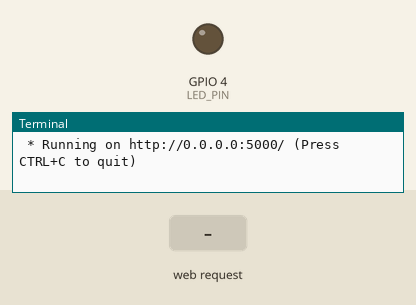
This program was run on a simulated Raspberry Pi (BCM pin numbers). Shown: output pins drawn as LEDs (lit = HIGH), the last lines printed to the terminal. The test bench sets the inputs (shaded band). The clock reads 2024-03-15 10:24:30 at power-on unless the program sets it.

Above: at 1.2 s.
1.3 s: HTTP request for /led/on received
At 2.0 s:
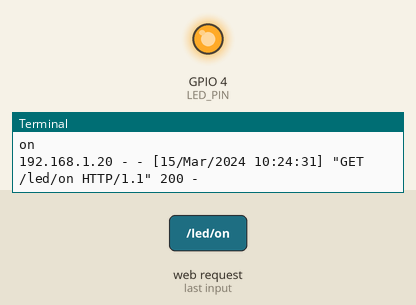
4.3 s: HTTP request for /led/off received
At 5.5 s:
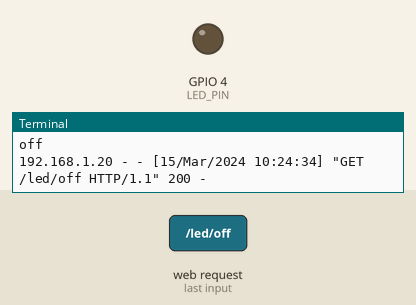
Timing chart, 0 to 7.3 s (numbered marks = the images above; inputs shaded):
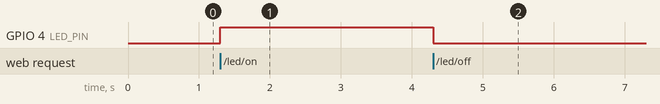

Measured:
- after the input at 1.3 s, GPIO 4 (LED_PIN): LOW → HIGH at once
- after the input at 4.3 s, GPIO 4 (LED_PIN): HIGH → LOW at once

The program:

flask_led.py
```python
from flask import Flask
import RPi.GPIO as GPIO

LED_PIN = 4

GPIO.setmode(GPIO.BCM)
GPIO.setup(LED_PIN,GPIO.OUT)


app = Flask(__name__)

@app.route("/")
def hello_woeld():
    return'''
    <p>Hello, Flask!</p>
    <a href="/led/on">LED ON</a>
    <a href="led/off">LED OFF<a>
    '''

@app.route("/led/<cmd>")
def led_op(cmd):
    print(cmd)
    if cmd == "on":
        GPIO.output(LED_PIN,GPIO.HIGH)
        return'''
        <p>LED ON</p>
        <p></p>
        <a href="/">Go Home</a>
        '''
    elif cmd == "off":
        GPIO.output(LED_PIN,GPIO.LOW)
        return'''
            <p>LED OFF</p>
            <p></p>
            <a href="/">Go Home</a>
            '''

if __name__ == "__main__":
    try:
        app.run(host="0.0.0.0")
    finally:
        GPIO.cleanup()
```
